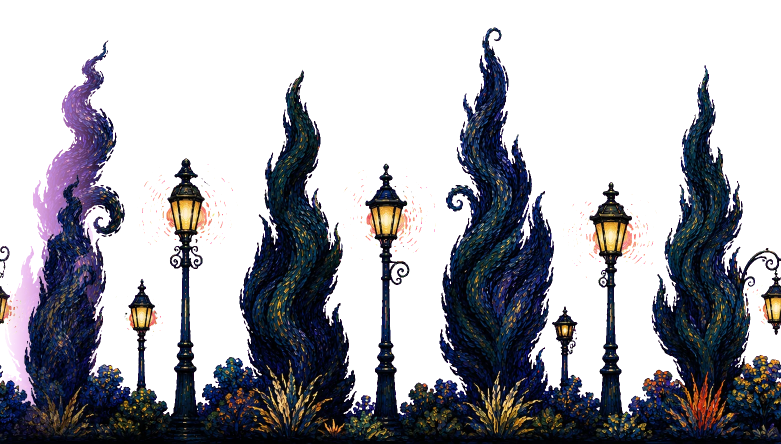
#> input picture web/assets/achtergrond/dichtbij.webp, 1562 x 887 px (shown at 1/2 size)
$ python -i metrics.py   (imports and definitions only)
#> lines starting #> are read from the running program, lines starting #| are printed output that depends on the picture
#!/usr/bin/env python3
"""
CAEK — beeldstatistieken om verfstijl mee te meten.

Waarom niet gewoon een model laten kijken en een cijfer laten geven? Omdat dat
ruist. Een vision-model ziet betrouwbaar dat streken "te klein" zijn, maar niet
het verschil tussen 0,048 en 0,052 — en een zoeklus die op ruis stuurt jaagt
uren achter niets aan. Deze getallen zijn stabiel en goedkoop, en vangen
verrassend veel van wat "ziet eruit als olieverf" eigenlijk is:

    streekschaal    radiaal gemiddeld spectrum: hoe groot zijn de vlekken
    samenhang       verdeling van de anisotropie: hoe gericht is het penseel
    kleur           tintverdeling, verzadiging, en hoe sterk kleur lokaal varieert
    relief          hoogfrequente energie op twee schalen
    randen          gemiddelde en piek van de gradiënt

Een model beoordeelt daarna wat getallen níet kunnen: leest dit als Van Gogh,
en leest het nog steeds als CAEK.

Gebruik:
    python3 metrics.py leer  referentie/*.png  -> doelprofiel.json
    python3 metrics.py meet  render.png                 -> profiel als JSON
    python3 metrics.py scoor doelprofiel.json render/*.png
"""

import glob
import json
import math
import sys

import numpy as np
from PIL import Image

# Hoeveel elke groep meetelt in de afstand. Streekschaal weegt het zwaarst:
# dat is het eerste wat je ziet en het minst afhankelijk van wat er ís afgebeeld.
GEWICHTEN = {
    'streekschaal': 0.34,
    'samenhang': 0.20,
    'kleurvariatie': 0.18,
    'kleur': 0.12,
    'relief': 0.10,
    'randen': 0.06,
}

MAAT = 512   # alles op gelijke hoogte brengen, anders meet je resolutie


def laad(pad):
    img = Image.open(pad).convert('RGB')
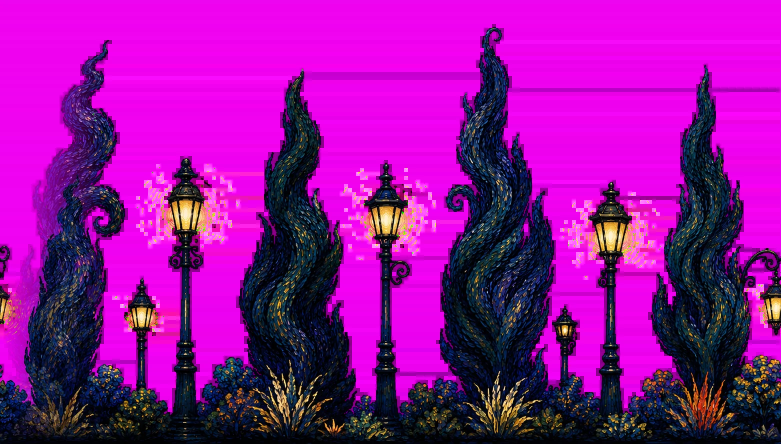
#> img: PIL image 1562x887 RGB (shown at 1/2 size); mean R, G, B 149.7, 16, 155.4
    schaal = MAAT / img.height
#> schaal = 0.577
    img = img.resize((max(1, round(img.width * schaal)), MAAT), Image.LANCZOS)
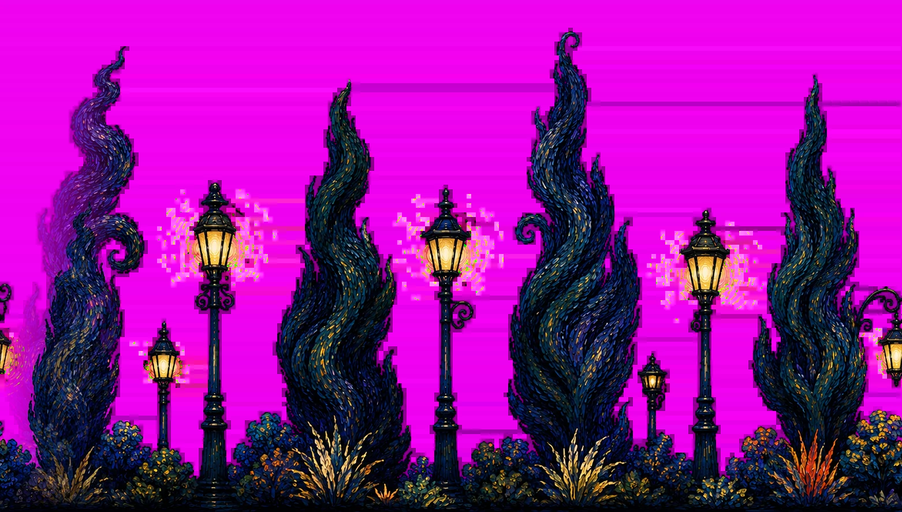
#> img: PIL image 902x512 RGB; mean R, G, B 149.7, 16.1, 155.4
    # midden uitsnijden op 1:1, zodat brede en smalle bronnen vergelijkbaar zijn
    b = img.width
#> b = 902
    if b > MAAT:
        links = (b - MAAT) // 2
#> links = 195
        img = img.crop((links, 0, links + MAAT, MAAT))
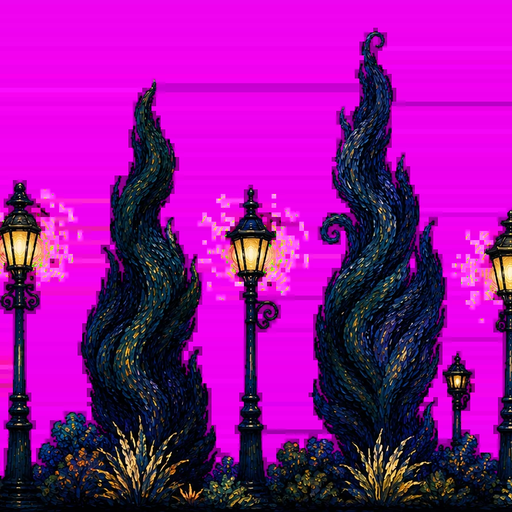
#> img: PIL image 512x512 RGB; mean R, G, B 147.7, 16.1, 153.3
    a = np.asarray(img, dtype=np.float64) / 255.0
    return a


def luminantie(a):
    return a @ np.array([0.2126, 0.7152, 0.0722])


# [95 lines left out: functions gauss, streekschaal, tensor, samenhang, kleurprofiel, kleurvariatie and 1 more, not called in this run]


def randen(kracht):
    p = np.percentile(kracht, [50, 90, 99])
    return np.array([kracht.mean(), *p])


# [76 lines left out: functions profiel, gemiddeld, afstand, main, not called in this run]


# [2 lines not run here, left out]

>>> result = laad('../../web/assets/achtergrond/dichtbij.webp')
